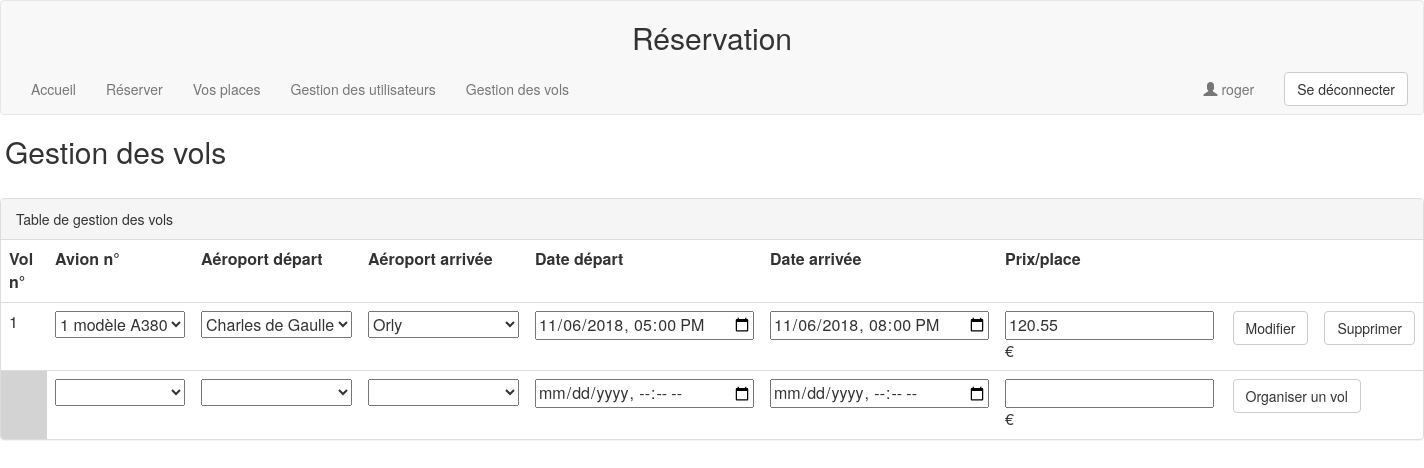
Screenshot of /gestion_vol.php (signed in) with the database file from the repository.
### tables this page shows
create table vol (refVol int not null auto_increment,
				  avion int not null,
				  aeroport1 int not null,
				  aeroport2 int not null,
				  dateDepart datetime,
				  dateArrivee datetime,
				  prix float,
				  primary key(refVol));

create table avion (refAvion int not null auto_increment,
					typeAvion int not null,
					primary key(refAvion));

create table aeroport  (refAeroport int not null auto_increment,
						nomAeroport varchar(20),
						primary key(refAeroport));

### class.php (called while the page is built, shortened)
<?php
function getAvions($req)
{
	$req->setFetchMode(PDO::FETCH_CLASS,'avion');
	return $req->fetchAll();
}
function getAeroports($req)
{
	$req->setFetchMode(PDO::FETCH_CLASS,'aeroport');
	return $req->fetchAll();
}
function getVols($req)
{
	$req->setFetchMode(PDO::FETCH_CLASS,'vol');
	return $vol=$req->fetchAll();
}
?>

### gestion_vol.php (the view)
<?php
include('connexion.php');
include('entete.php');
?>
	<h2 style='padding-left:5px;'>Gestion des vols</h2><br/>
<?php
if(isset($_SESSION['utilisateur'])) {
	$utilisateur=$_SESSION['utilisateur'];
	if($utilisateur->admin == 1) {
		echo"<div class='panel panel-default'>
		<div class='panel-heading'>Table de gestion des vols</div>
		<table class='table'>
			 	<thead>
			 		<tr>
				 		<td><b>Vol n°</b></td>
				 		<td><b>Avion n°</b></td>
				 		<td><b>Aéroport départ</b></td>
				 		<td><b>Aéroport arrivée</b></td>
				 		<td><b>Date départ</b></td>
				 		<td><b>Date arrivée</b></td>
				 		<td colspan='3'><b>Prix/place</b></td>
			 		</tr>
			 	</thead>";
		$vols=getVols($bdd->query("SELECT * FROM vol"));
		foreach($vols as $vol) {
			echo"<tr>
					<form method='post' action='traitement.php'>
					 	<td><input type='hidden' name='refVol' value='$vol->refVol'/>$vol->refVol</td>
					 	<td><select name='avion'>";
			$avions=getAvions($bdd->query("SELECT * FROM avion"));
			foreach($avions as $avion) {
				$typeAvion=getTypeAvion($bdd->query("SELECT * FROM typeAvion WHERE numType='$avion->typeAvion'"));
				echo"<option value='$avion->refAvion' ";
				if($vol->avion==$avion->refAvion)
					echo"selected";
				echo">$avion->refAvion modèle $typeAvion->nomType</option>";
			}
				   echo"</select></td>
				   		<td><select name='aeroport1'>";
			$aeroports=getAeroports($bdd->query("SELECT * FROM aeroport"));
			foreach($aeroports as $aeroport) {
				echo"<option value='$aeroport->refAeroport' ";
				if($vol->aeroport1==$aeroport->refAeroport)
					echo"selected";
				echo">$aeroport->nomAeroport</option>";
			}
				   echo"</select></td>
				   		<td><select name='aeroport2'>";
			$aeroports=getAeroports($bdd->query("SELECT * FROM aeroport"));
			foreach($aeroports as $aeroport) {
				echo"<option value='$aeroport->refAeroport' ";
				if($vol->aeroport2==$aeroport->refAeroport)
					echo"selected";
				echo">$aeroport->nomAeroport</option>";
			}
			$vol->dateDepart =  str_replace(' ', 'T', $vol->dateDepart);
			$vol->dateArrivee =  str_replace(' ', 'T', $vol->dateArrivee);
				   echo"</select></td>
				   		<td><input type='datetime-local' name='dateDepart' value='$vol->dateDepart' /></td>
				   		<td><input type='datetime-local' name='dateArrivee' value='$vol->dateArrivee' /></td>
				   		<td><input type='number' step='0.01' name='prix' value='$vol->prix' />€</td>
				   		<td><button type='submit' class='btn btn-default' name='choix' value='ModifierVol'>Modifier</button></td>
				   		<td><button type='submit' class='btn btn-default' name='choix' value='SupprimerVol'>Supprimer</button></td>
					</form>
				 </tr>";
		}
			echo"<form method='post' action='traitement.php'><tr>
			 			<td style='margin:5px;background-color:lightgrey;'></td>
			 			<td><select name='avion'><option></option>";
			$avions=getAvions($bdd->query("SELECT * FROM avion"));
			foreach($avions as $avion) {
				$typeAvion=getTypeAvion($bdd->query("SELECT * FROM typeAvion WHERE numType='$avion->typeAvion'"));
				echo"<option value='$avion->refAvion'>$avion->refAvion modèle $typeAvion->nomType</option>";
			}
			echo"</select></td>
				   		<td><select name='aeroport1'>
				   		<option selected></option>";
			$aeroports=getAeroports($bdd->query("SELECT * FROM aeroport"));
			foreach($aeroports as $aeroport) {
				echo"<option value='$aeroport->refAeroport'>$aeroport->nomAeroport</option>";
			}
				   echo"</select></td>
				   		<td><select name='aeroport2'>
				   		<option selected></option>";
			$aeroports=getAeroports($bdd->query("SELECT * FROM aeroport"));
			foreach($aeroports as $aeroport) {
				echo"<option value='$aeroport->refAeroport'>$aeroport->nomAeroport</option>";
			}
			echo"</select></td>
				 <td><input type='datetime-local' name='dateDepart' /></td>
				 <td><input type='datetime-local' name='dateArrivee' /></td>
				 <td><input type='number' step='0.01' name='prix' />€</td>
				 <td colspan='2'><button type='submit' class='btn btn-default' name='choix' value='CreerVol'>Organiser un vol</button></td>
				 </form>
				 </tr></table></div>";
	}
	else
		echo"<p style='padding-left:5px'>Vous n'êtes pas administrateur !</p>";
}
else
	echo"<p style='padding-left:5px'>Veuillez vous connecter !</p>";
?>
</body>

### rows the page displays
vol: refVol "1", avion "1 modèle A380", aeroport1 "Charles de Gaulle", aeroport2 "Orly", dateDepart "11/06/2018 17:00", dateArrivee "11/06/2018 20:00", prix "120.55"

### other values shown
$utilisateur->pseudo "roger"
